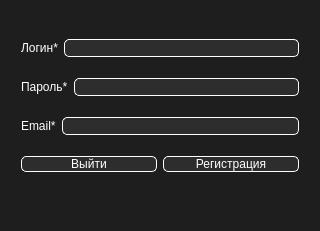
<?xml version="1.0" encoding="UTF-8"?>
<ui version="4.0">
 <class>windows_reg</class>
 <widget class="QMainWindow" name="windows_reg">
  <property name="geometry">
   <rect>
    <x>0</x>
    <y>0</y>
    <width>320</width>
    <height>231</height>
   </rect>
  </property>
  <property name="windowTitle">
   <string>Регистрация пользователя</string>
  </property>
  <property name="styleSheet">
   <string notr="true">background-color: rgb(30, 30, 30);
font: 600 12pt &quot;Segoe UI&quot;;
color: #fff;</string>
  </property>
  <widget class="QWidget" name="centralwidget">
   <layout class="QGridLayout" name="gridLayout">
    <item row="0" column="0">
     <widget class="QGroupBox" name="groupBox">
      <property name="styleSheet">
       <string notr="true">border: none;</string>
      </property>
      <property name="title">
       <string/>
      </property>
      <layout class="QVBoxLayout" name="verticalLayout">
       <item>
        <layout class="QHBoxLayout" name="horizontalLayout">
         <item>
          <widget class="QLabel" name="label">
           <property name="text">
            <string>Логин*</string>
           </property>
          </widget>
         </item>
         <item>
          <widget class="QLineEdit" name="user_login">
           <property name="styleSheet">
            <string notr="true">background-color: rgb(45, 45, 45);
border-style: solid;
border-width: 1px;
border-color: #ffffff;
border-radius: 5px;</string>
           </property>
          </widget>
         </item>
        </layout>
       </item>
       <item>
        <layout class="QHBoxLayout" name="horizontalLayout_2">
         <item>
          <widget class="QLabel" name="label_2">
           <property name="text">
            <string>Пароль*</string>
           </property>
          </widget>
         </item>
         <item>
          <widget class="QLineEdit" name="user_password">
           <property name="styleSheet">
            <string notr="true">background-color: rgb(45, 45, 45);
border-style: solid;
border-width: 1px;
border-color: #ffffff;
border-radius: 5px;</string>
           </property>
          </widget>
         </item>
        </layout>
       </item>
       <item>
        <layout class="QHBoxLayout" name="horizontalLayout_3">
         <item>
          <widget class="QLabel" name="label_3">
           <property name="text">
            <string>Email*</string>
           </property>
          </widget>
         </item>
         <item>
          <widget class="QLineEdit" name="user_email">
           <property name="styleSheet">
            <string notr="true">background-color: rgb(45, 45, 45);
border-style: solid;
border-width: 1px;
border-color: #ffffff;
border-radius: 5px;</string>
           </property>
          </widget>
         </item>
        </layout>
       </item>
       <item>
        <layout class="QHBoxLayout" name="horizontalLayout_4">
         <item>
          <widget class="QPushButton" name="exit_reg">
           <property name="styleSheet">
            <string notr="true">background-color: rgb(45, 45, 45);
border-style: solid;
border-width: 1px;
border-color: #ffffff;
border-radius: 5px;</string>
           </property>
           <property name="text">
            <string>Выйти</string>
           </property>
          </widget>
         </item>
         <item>
          <widget class="QPushButton" name="reg">
           <property name="styleSheet">
            <string notr="true">background-color: rgb(45, 45, 45);
border-style: solid;
border-width: 1px;
border-color: #ffffff;
border-radius: 5px;</string>
           </property>
           <property name="text">
            <string>Регистрация</string>
           </property>
          </widget>
         </item>
        </layout>
       </item>
      </layout>
     </widget>
    </item>
   </layout>
  </widget>
  <widget class="QMenuBar" name="menubar">
   <property name="geometry">
    <rect>
     <x>0</x>
     <y>0</y>
     <width>320</width>
     <height>27</height>
    </rect>
   </property>
  </widget>
  <widget class="QStatusBar" name="statusbar">
   <property name="styleSheet">
    <string notr="true">color: rgb(255, 0, 0);
font: 600 12pt &quot;Segoe UI&quot;;</string>
   </property>
  </widget>
 </widget>
 <resources/>
 <connections/>
</ui>
